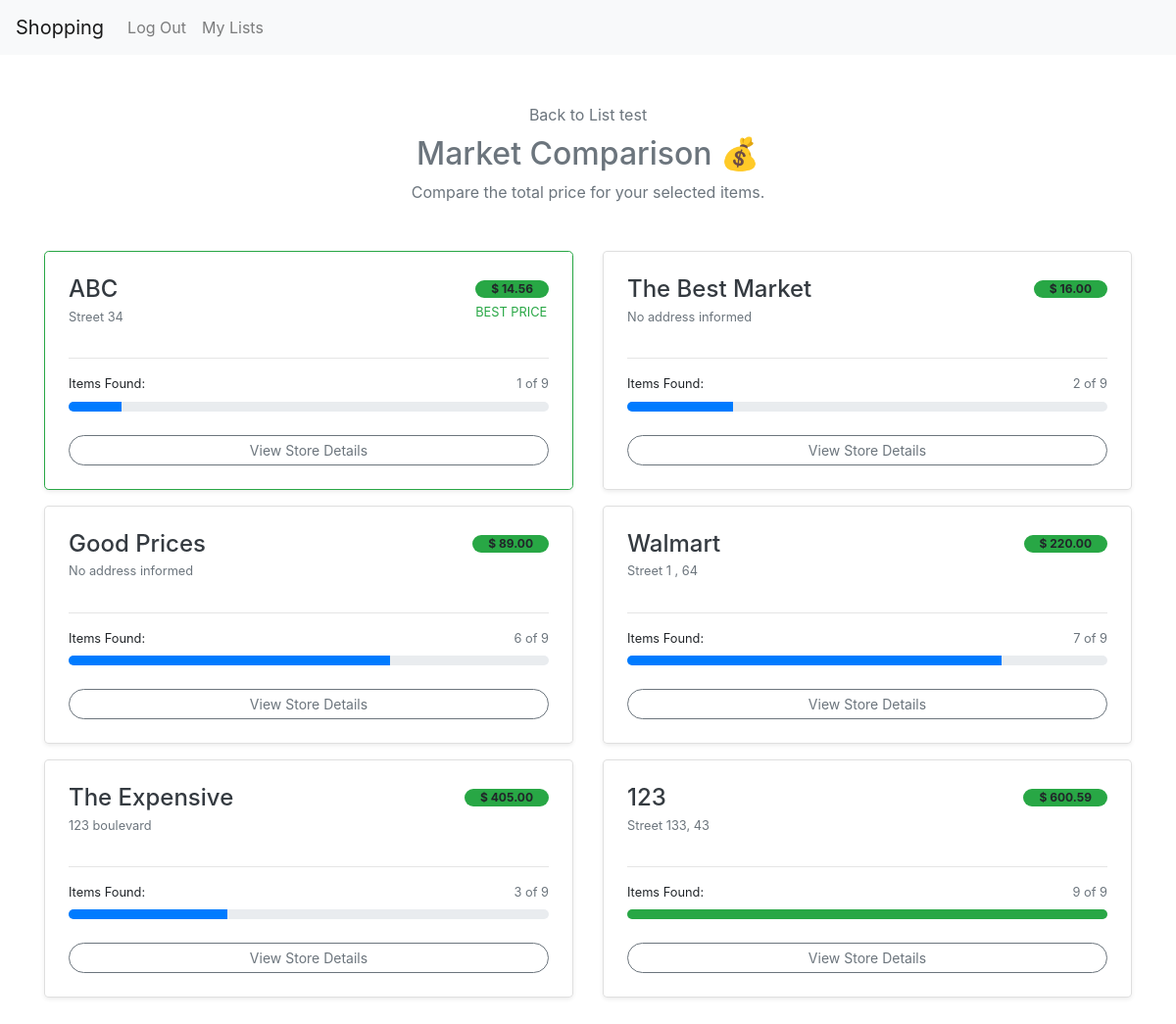
Before: /prices/1/ (signed in) with the older database file.
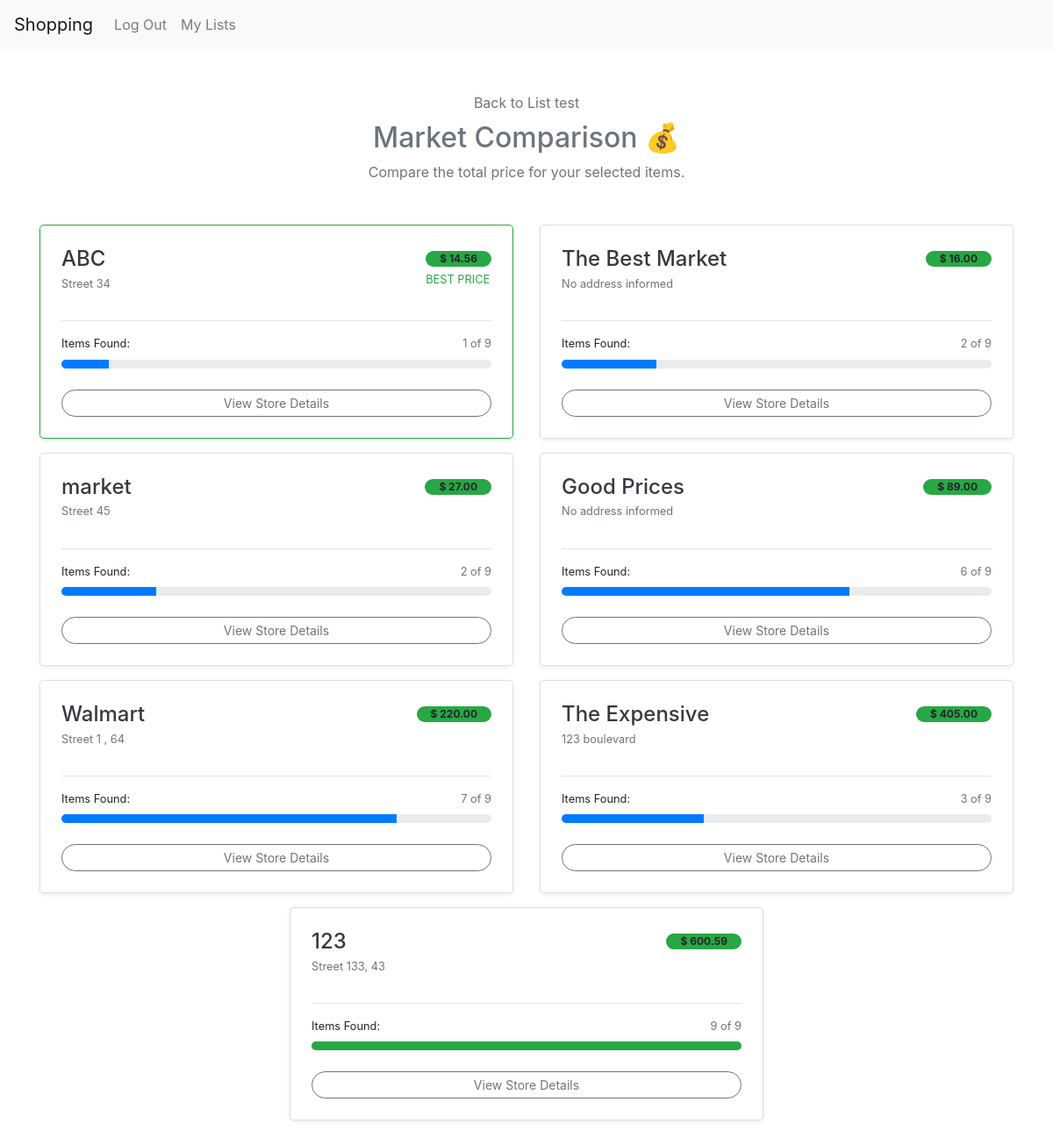
After: the same page with the newer database file.
### listsapp/models.py (models this page shows, shortened)
class User(AbstractUser):
    is_supermarket = models.BooleanField(default=False)
    address = models.CharField(max_length=255, blank=True, null=True)

### listsapp/views.py (the view)
# urls.py: path("prices/<int:list_id>/", views.prices, name="prices"),
def prices(request, list_id):
    list_obj = get_object_or_404(List, id=list_id, user=request.user)
    products = list_obj.products.all()
    supermarkets = User.objects.filter(is_supermarket=True)
    price_per_market = []
    total_products = products.count()
    for supermarket in supermarkets:
        total_price = 0
        found_products = 0
        for product in products:
            price_obj = PriceMkt.objects.filter(supermarket=supermarket, product=product).first()
            if price_obj:
                total_price += price_obj.price
                found_products += 1
        if found_products > 0:
            price_per_market.append({
                "supermarket": supermarket,
                "total_price": total_price,
                "found_products": found_products,
                "total_products": total_products,
            })
    price_per_market = sorted(price_per_market, key=lambda x: x['total_price'])
    return render(request, "listsapp/prices.html", {
        "price_per_market": price_per_market,
        "list": list_obj
    })

### listsapp/templates/listsapp/prices.html (shortened to what this page needs)
{% extends "listsapp/layout.html" %}
{% block body %}
<div class="container mt-5">
    <div class="text-center mb-5">
        <a href="{% url 'listpage' list.id %}" class="btn btn-link text-decoration-none text-muted p-0 mb-2">
             Back to {{ list.name }}
        </a>
        <h2 class="display-5 fw-bold text-secondary">Market Comparison 💰</h2>
        <p class="text-muted">Compare the total price for your selected items.</p>
    </div>
    {% if price_per_market %}
        <div class="row justify-content-center g-4">
            {% for market in price_per_market %}
            <div class="col-md-8 col-lg-6">
                <div class="card shadow-sm mb-3 rounded-lg {% if forloop.first %}border-start border-success border-5{% endif %}">
                    <div class="card-body p-4">
                        <div class="d-flex justify-content-between align-items-start">
                            <div>
                                <h4 class="fw-bold text-dark mb-1">{{ market.supermarket.username }}</h4>
                                <p class="text-muted small mb-3">
                                    {% if market.supermarket.address %}
                                        {{ market.supermarket.address }}
                                    {% else %}
                                        No address informed
                                    {% endif %}
                                </p>
                            </div>
                            <div class="text-end">
                                <span class="badge bg-success fs-5 rounded-pill px-3">
                                    $ {{ market.total_price|floatformat:2 }}
                                </span>
                                {% if forloop.first %}
                                    <div class="text-success small fw-bold mt-1">BEST PRICE</div>
                                {% endif %}
                            </div>
                        </div>
                        <hr>
                        <div class="d-flex justify-content-between align-items-center mb-2">
                            <span class="small fw-bold">Items Found:</span>
                            <span class="small text-muted">{{ market.found_products }} of {{ market.total_products }}</span>
                        </div>
                        {% widthratio market.found_products market.total_products 100 as percentage %}
                        <div class="progress rounded-pill" style="height: 10px;">
                            <div class="progress-bar {% if percentage == '100' %}bg-success{% else %}bg-primary{% endif %}"
                                 role="progressbar"
                                 style="width: {{ percentage }}%">
                            </div>
                        </div>
                        <div class="mt-4">
                            <a href="{% url 'supermarketpage' market.supermarket.id %}" class="btn btn-outline-secondary btn-sm w-100 rounded-pill">
                                View Store Details
                            </a>
                        </div>
                    </div>
                </div>
            </div>
            {% endfor %}
        </div>
    {% else %}
        <div class="text-center py-5">
            <i class="bi bi-cart-x text-muted display-1"></i>
            <h4 class="mt-3 text-secondary">No prices available for this list yet.</h4>
            <p class="text-muted">Try adding products that have prices registered in supermarkets.</p>
        </div>
    {% endif %}
</div>
{% endblock %}

Changed rows visible on the page:
added User: supermarket.username "market", supermarket.address "Street 45", total_price "27.00", found_products "2", total_products "9", {{ percentage }} 22 (drawn)
